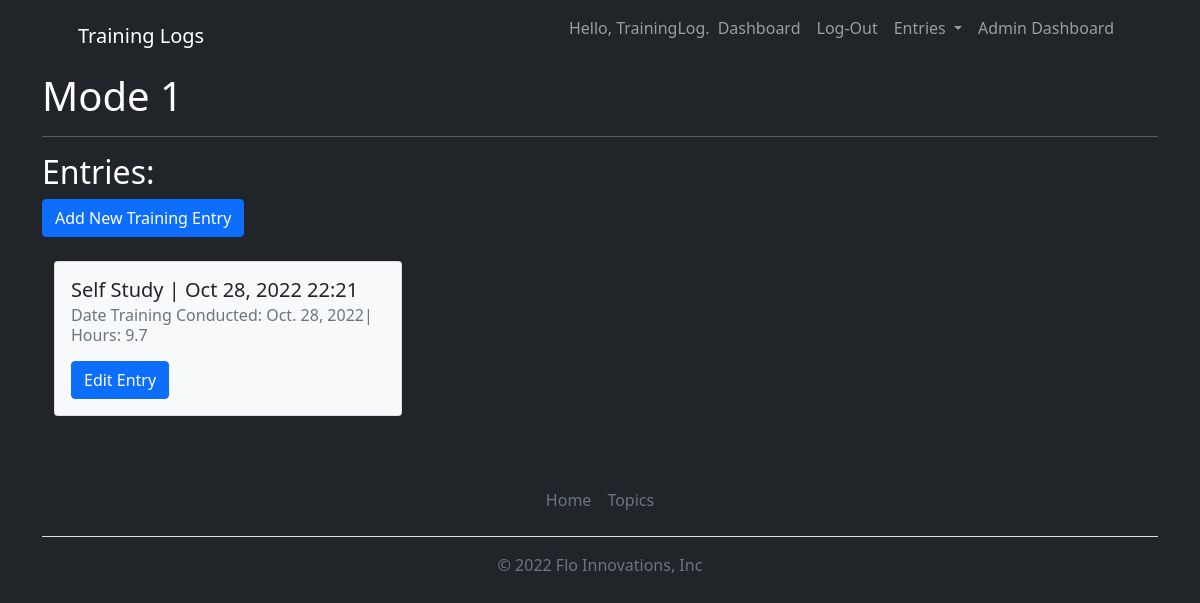
/topics/1 (signed in), run on the app's committed database.
### training_logs/models.py (models this page shows, shortened)
class Topic(models.Model):
    text = models.CharField(max_length=200)
    data_added = models.DateTimeField(auto_now_add = True)
    owner = models.ForeignKey(User, on_delete=models.CASCADE)

class Entry(models.Model):
    topic = models.ForeignKey(Topic, on_delete=models.CASCADE)
    method_of_training = models.CharField(max_length=200)
    source = models.CharField(max_length=20)
    hours = models.FloatField()
    date_training_conducted = models.DateField()
    text = models.TextField()
    date_added = models.DateTimeField(auto_now_add=True)
    class Meta:
        verbose_name_plural = 'entries'

### training_logs/views.py (the view)
# urls.py: path('topics/<int:topic_id>', views.topic, name='topic'),
@login_required
def topic(request, topic_id):
    topic = Topic.objects.get(id=topic_id)
    if topic.owner != request.user:
        raise Http404
    entries = topic.entry_set.order_by('-date_added')
    context = {'topic':topic, 'entries':entries}
    return render(request, 'training_logs/topic.html', context)

### training_logs/templates/training_logs/topic.html (shortened to what this page needs)
{% extends "training_logs/base.html" %}
{% block page_header %}<h1>{{ topic.text }}<hr/></h1>{% endblock page_header %}
{% block content %}
<h2>Entries:</h2>
<a class="btn btn-primary" href="{% url 'training_logs:new_entry' topic.id %}" role="button">Add New Training Entry</a>
<div class="container">
    <div class="row">
        {% for entry in entries %}
        <div class="col-md-4">
            <div class="card mb-4">
                <div class="card-body bg-light text-dark">
                    <h5 class="card-title">{{ entry.method_of_training }} | {{ entry.date_added|date:'M d, Y H:i ' }}</h5>
                    <h6 class="card-subtitle mb-2 text-muted">Date Training Conducted:
                        {{entry.date_training_conducted}}| Hours: {{ entry.hours }} </h6>
                    <a class="btn btn-primary" href="{% url 'training_logs:edit_entry' entry.id %}" role="button">Edit Entry</a>
                </div>
            </div>
        </div>
        {% endfor %}
    </div>
</div>
{% endblock content %}

### training_logs/templates/training_logs/base.html (shortened to what this page needs)
{% load static %}
<!DOCTYPE html>
<html lang="en">
<head>
    <link href="https://cdn.jsdelivr.net/npm/bootstrap-icons@1.5.0/font/bootstrap-icons.css" rel="stylesheet" />
    <link href="{% static 'css/styles.css' %}" rel="stylesheet" />
</head>
<body class="d-flex flex-column h-50 bg-dark text-white">
    <main class="flex-shrink-0">
        <nav class="navbar navbar-expand-lg navbar-dark bg-dark">
            <div class="container px-5">
                <a class="navbar-brand" href="{% url 'training_logs:index' %}">Training Logs</a>
                <div class="collapse navbar-collapse" id="navbarSupportedContent">
                    <ul class="navbar-nav ms-auto mb-2 mb-lg-0">
                        {% if user.is_authenticated %}
                        <li class="nav-item">
                            <p class="navbar-text">Hello, {{ user.first_name }}.</p>
                        </li>
                        <li class="nav-item">
                            <a class="nav-link" href="{% url 'users:dashboard' %}">Dashboard</a>
                        </li>
                        <li class="nav-item">
                            <a class="nav-link" href="{% url 'users:logout' %}">Log-Out</a>
                        </li>
                        <li class="nav-item dropdown">
                            <a class="nav-link dropdown-toggle" href="#" role="button" data-bs-toggle="dropdown"
                                aria-expanded="false">
                                Entries
                            </a>
                        </li>
                        {% if user.is_superuser %}
                        <li class="nav-item">
                            <a class="nav-link" href="{% url 'users:admin_dashboard' %}">Admin Dashboard</a>
                        </li>
                        {% endif %}
                        {% endif %}
                    </ul>
                </div>
            </div>
        </nav>
        <body>
            <main role="main" class="container">
                {% block page_header %}{% endblock page_header %}
                <div>
                    {% block content %}
                    {% endblock content %}
                </div>
            </main>
        </body>
        <div class="container">
            <footer class="py-3 my-4">
                <ul class="nav justify-content-center border-bottom pb-3 mb-3">
                    <li class="nav-item"><a href="{% url 'training_logs:index' %}"
                            class="nav-link px-2 text-muted">Home</a></li>
                    <li class="nav-item"><a href="{% url 'training_logs:topics' %}"
                            class="nav-link px-2 text-muted">Topics</a></li>
                </ul>
                <p class="text-center text-muted">&copy; 2022 Flo Innovations, Inc</p>
            </footer>
        </div>
</html>

### data on the page
Topic: text "Mode 1"
Entry: method_of_training "Self Study", date_added "Oct 28, 2022 22:21", date_training_conducted "Oct. 28, 2022", hours "9.7"

### other printed values
{{ user.first_name }} "TrainingLog"
